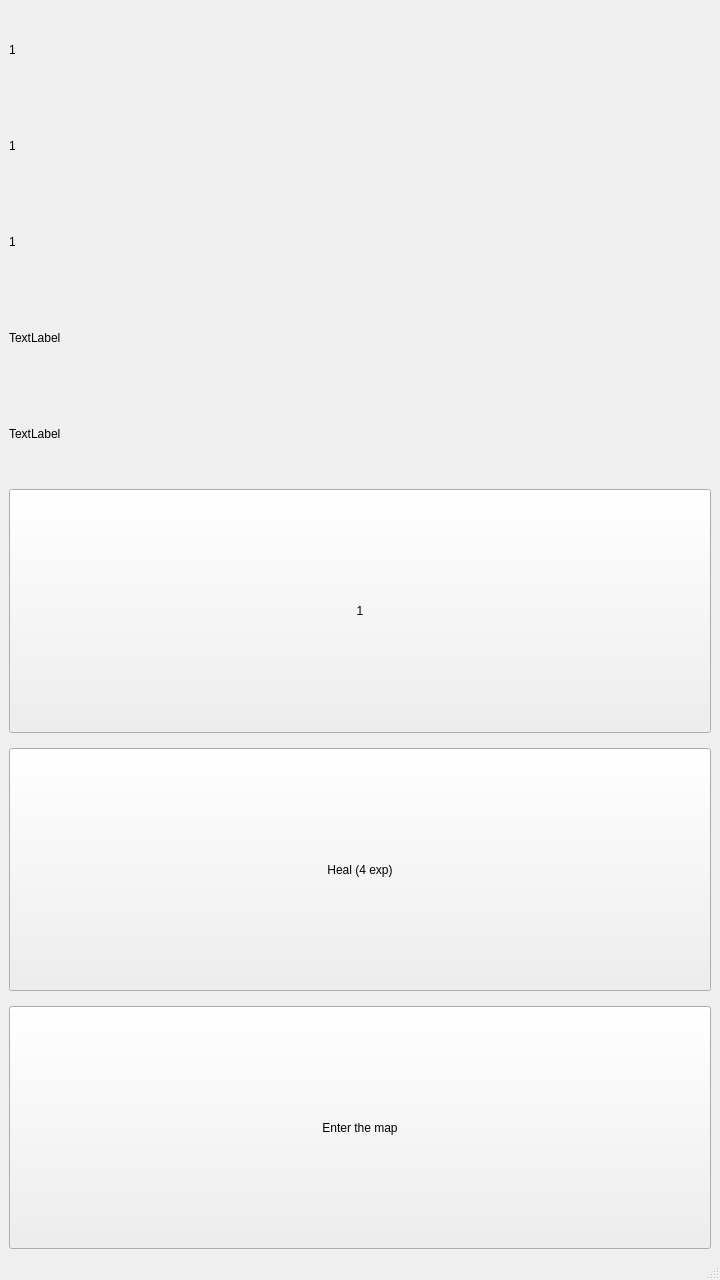
<?xml version="1.0" encoding="UTF-8"?>
<ui version="4.0">
 <class>StartRoom</class>
 <widget class="QMainWindow" name="StartRoom">
  <property name="geometry">
   <rect>
    <x>0</x>
    <y>0</y>
    <width>720</width>
    <height>1280</height>
   </rect>
  </property>
  <property name="windowTitle">
   <string>MainWindow</string>
  </property>
  <widget class="QWidget" name="centralwidget">
   <layout class="QVBoxLayout" name="verticalLayout" stretch="1,1,1,1,1,3,3,3">
    <property name="spacing">
     <number>15</number>
    </property>
    <item>
     <widget class="QLabel" name="label_2">
      <property name="text">
       <string>1</string>
      </property>
     </widget>
    </item>
    <item>
     <widget class="QLabel" name="mina">
      <property name="text">
       <string>1</string>
      </property>
     </widget>
    </item>
    <item>
     <widget class="QLabel" name="maxa">
      <property name="text">
       <string>1</string>
      </property>
     </widget>
    </item>
    <item>
     <widget class="QLabel" name="label_6">
      <property name="text">
       <string>TextLabel</string>
      </property>
     </widget>
    </item>
    <item>
     <widget class="QLabel" name="exp">
      <property name="text">
       <string>TextLabel</string>
      </property>
     </widget>
    </item>
    <item>
     <widget class="QPushButton" name="pushButton_5">
      <property name="sizePolicy">
       <sizepolicy hsizetype="Minimum" vsizetype="Minimum">
        <horstretch>0</horstretch>
        <verstretch>0</verstretch>
       </sizepolicy>
      </property>
      <property name="text">
       <string>1</string>
      </property>
     </widget>
    </item>
    <item>
     <widget class="QPushButton" name="pushButton_6">
      <property name="sizePolicy">
       <sizepolicy hsizetype="Minimum" vsizetype="Minimum">
        <horstretch>0</horstretch>
        <verstretch>0</verstretch>
       </sizepolicy>
      </property>
      <property name="text">
       <string>Heal (4 exp)</string>
      </property>
     </widget>
    </item>
    <item>
     <widget class="QPushButton" name="pushButton">
      <property name="sizePolicy">
       <sizepolicy hsizetype="Minimum" vsizetype="Minimum">
        <horstretch>0</horstretch>
        <verstretch>0</verstretch>
       </sizepolicy>
      </property>
      <property name="text">
       <string>Enter the map</string>
      </property>
     </widget>
    </item>
   </layout>
  </widget>
  <widget class="QMenuBar" name="menubar">
   <property name="geometry">
    <rect>
     <x>0</x>
     <y>0</y>
     <width>720</width>
     <height>21</height>
    </rect>
   </property>
  </widget>
  <widget class="QStatusBar" name="statusbar"/>
 </widget>
 <resources/>
 <connections/>
</ui>
